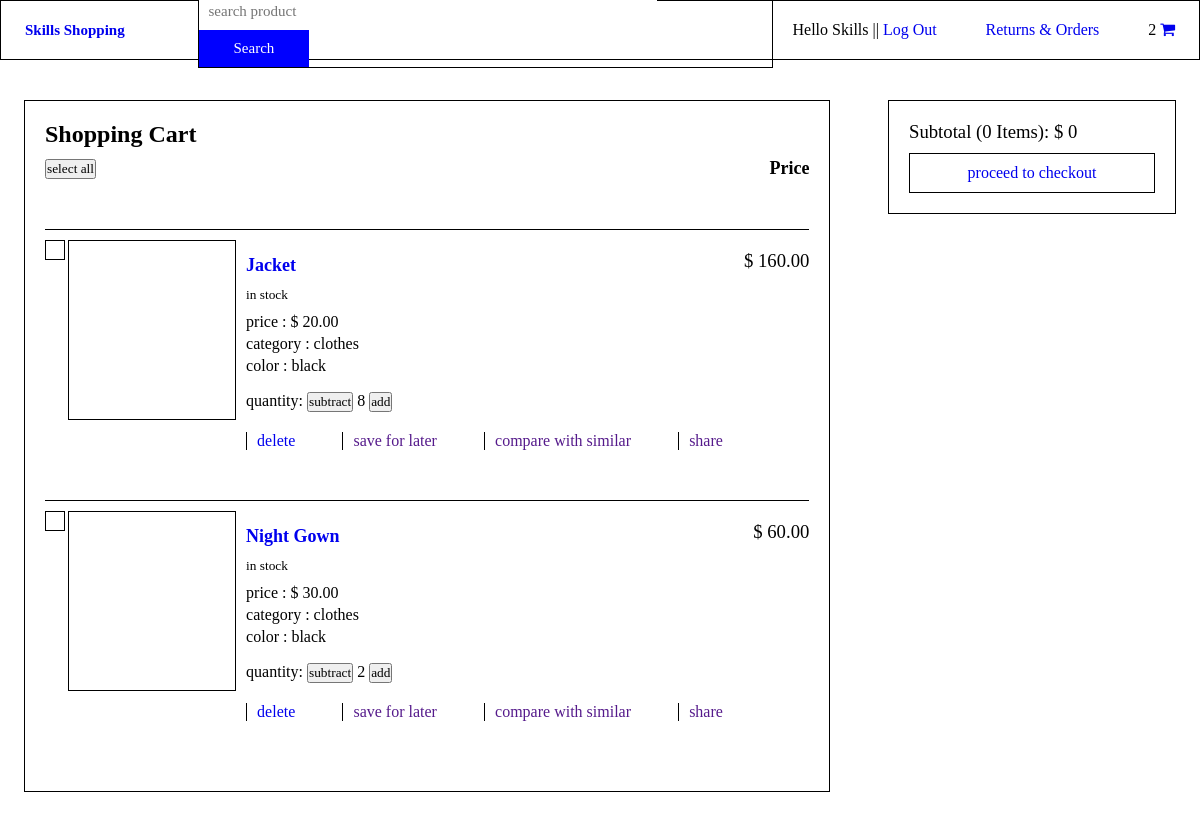
Page /cart/ (signed in) on the committed database.
### customer/models.py (models this page shows, shortened)
class Order(models.Model):
    customer = models.ForeignKey(Customer_profile,on_delete=models.CASCADE)
    date_ordered = models.DateTimeField(auto_now_add=True)
    order_id = models.CharField(max_length=11, unique=True, editable=False)
    @property
    def get_total_price(self):
        order_items = self.order_item.filter(selected = True )
        price = sum([item.get_total for item in order_items])
        return price
    @property
    def get_cart_items(self):
        order_items = self.order_item.all()
        total = len(order_items)
        return total
    @property
    def get_cart_items_selected(self):
        order_items = self.order_item.filter(selected = True)
        total = len(order_items)
        return total
    class Meta:
        verbose_name_plural ='Order'
        ordering=('-date_ordered',)

class Order_items(models.Model):
    products = models.ForeignKey(Products, on_delete=models.SET_NULL, null=True,related_name='products')
    order = models.ForeignKey(Order, on_delete=models.SET_NULL, null=True, blank=True, related_name='order_item')
    quantity = models.IntegerField(default=1)
    date_added = models.DateTimeField(auto_now_add=True)
    selected = models.BooleanField(default=False)
    @property
    def get_total(self):
        price = self.quantity * self.products.price
        return price
    class Meta:
        verbose_name_plural = 'Order_items'
        ordering=('-date_added',)

class Products(models.Model):
    name = models.CharField(max_length=200)
    category = models.ForeignKey(Product_category, on_delete=models.CASCADE, related_name='categories')
    description = models.TextField()
    price = models.FloatField()
    image = models.ImageField(upload_to='images', null=True, blank=True)
    class Meta:
        verbose_name_plural = 'Products'

class Product_category(models.Model):
    category = models.CharField(max_length=200)
    class Meta:
        verbose_name_plural ='Product_category'
    def __str__(self) -> str:
        return f"{self.category}"

### customer/views.py (the view)
# urls.py: path('cart/', views.Customer_cart, name='customer_cart'),
def Customer_cart(request):
    if request.user.is_authenticated:
        order_tuple = Order.objects.get_or_create(customer=request.user.customer_profile)
        order = order_tuple[0]
        order_items = order.order_item.all()
        context = {
            'order_items': order_items,
            'order':order
        }
        return render(request, 'cart.html', context)
    else:
        return redirect('home')

### templates/cart.html (shortened to what this page needs)
{% extends 'base.html' %}
{% load static %}
{% block content %}
    <section class="cart">
        <div>
            <h1>shopping cart</h1>
            <span class="header">
                <form action="{% url 'select_all' order.id %}" method="POST">
                    {% if order.order_item.all %}
                        {% for order_item in order_items|slice:"1" %}
                            {% if order_item.selected == True %}
                            <button name="select_all" value="unselect" id="select" >unselect all</button>
                            {% else %}
                            <button name="select_all" value="select" id="select" >select all</button>
                            {% endif %}
                        {% endfor %}
                    {% endif %}
                </form>
                <h2>price</h2>
            </span>
            {% if order_items %}
            {% for order_item in order_items %}
                <div>
                    <div>
                        <form action="{% url 'edit_order_items' order_item.id %}" method="post">
                            {% if order_item.selected %}
                                <button id="select">. .</button>
                            {% else %}
                                <button id="unselect">. .</button>
                            {% endif %}
                        </form>
                        {% if order_item.products.image %}
                            <div class="img">
                                <img src="{{order_item.products.image.url}}" alt="">
                            </div>
                            {% else %}
                            <div class="img">
                            </div>
                        {% endif %}
                        <div class="text">
                            <h1>
                                <a href="{% url 'product_view' order_item.products.id order_item.products.category order_item.products.name %}">
                                    {{order_item.products.name}}
                                </a>
                            </h1>
                            <small>
                                in stock
                            </small>
                            <ul>
                                <li>price : $ {{order_item.products.price|floatformat:2}}</li>
                                <li>category : {{order_item.products.category}}</li>
                                <li>color : black</li>
                            </ul>
                            <div>
                                <form id="form" action="{% url 'edit_order_items' order_item.id %}" method="POST">
                                    quantity:
                                    <button id="remove_cart" name="change_quantity" value="remove_cart" >subtract</button>
                                    {{ order_item.quantity }}
                                    <button id="add_cart" name="change_quantity" value="add_cart" >add</button>
                                </form>
                                <a href="{% url 'order_item_delete' order_item.id %}">delete</a>
                                <a href="">save for later</a>
                                <a href="">compare with similar</a>
                                <a href="">share</a>
                            </div>
                        </div>
                        <div class="price">
                            <h3>$ {{order_item.get_total|floatformat:2}}</h3>
                        </div>
                    </div>
                </div>
            {% endfor %}
        </div>
        <div>
            <h3>subtotal ({{order.get_cart_items_selected}} items): $ {{order.get_total_price}}</h3></h3>
            <a href="{% url 'order_checkout' %}">proceed to checkout</a>
        </div>
        {% endif %}
    </section>
{% endblock %}

### templates/base.html (shortened to what this page needs)
{% load static %}
<!DOCTYPE html>
<html lang="en">
<head>
    <link rel="stylesheet" href="{% static 'css/style.css' %}">
    <link rel="stylesheet" href="https://cdnjs.cloudflare.com/ajax/libs/font-awesome/4.7.0/css/font-awesome.min.css">
</head>
<body>
    <header>
        <h1>
            <a href="{% url 'home' %}">
                skills shopping
            </a>
        </h1>
        <form action="{% url 'search_products' %}" method="POST">
            <input type="search" name="search_product" id="" placeholder="search product">
            <button type="submit">search</button>
        </form>
        <ul>
            <li>
                <p>
                    {% if request.user.is_authenticated %}
                        hello {{ request.user.first_name }} ||
                        <a href="{% url 'logout' %}">log out</a>
                    {% else %}
                        hello guest ||
                        <a href="{% url 'login' %}">login</a>
                    {% endif %}
                </p>
            </li>
            <li>
                <a href="{% url 'order_history' %}">returns & orders</a>
            </li>
            <li>
                {{order.get_cart_items}} <a href="{% url 'customer_cart' %}"> <i class="fa fa-shopping-cart" aria-hidden="true"></i></a>
            </li>
        </ul>
    </header>
    {% block content %}
    {% endblock %}
</body>
</html>

### static/css/style.css (style rules this page uses)
* { margin: 0; padding: 0; box-sizing: border-box; font-family: Georgia, 'Times New Roman', Times, serif; }
body { position: relative; }
header { width: 100%; height: 60px; display: flex; align-items: center; justify-content: space-between; padding: 0px 2%; border: 1px solid black; }
header h1 { display: block; width: 15%; font-size: 15px; text-transform: capitalize; }
header h1 a { text-decoration: none; }
header form { width: 50%; height: fit-content; border: 1px solid black; }
header form input { border: none; outline: none; width: 80%; padding: 10px; font-size: 15px; }
header form button { border: none; width: 19.35%; height: 100%; font-size: 15px; text-transform: capitalize; padding: 10px; background-color: blue; color: white; }
header ul { width: 35%; display: flex; padding-left: 20px; justify-content: space-between; }
header ul li { text-transform: capitalize; list-style-type: none; }
header ul li a { text-decoration: none; }
.cart { display: flex; justify-content: space-between; padding: 40px 2%; }
.cart>div:nth-child(1) { width: 70%; border: 1px solid black; padding: 20px; }
.cart>div:nth-child(1) span { width: 100%; display: flex; align-items: center; justify-content: space-between; padding: 10px 0px; }
.cart>div:nth-child(1) h1 { text-transform: capitalize; }
.cart>div:nth-child(1) span h2 { font-size: 18px; text-transform: capitalize; }
.cart>div:nth-child(1)>div>div { display: flex; justify-content: space-between; margin: 40px 0px; padding-top: 10px; border-top: 1px solid black; }
.cart>div:nth-child(1)>div>div form:nth-of-type(1) { width: 3%; }
.cart>div:nth-child(1)>div>div form:nth-of-type(1) #unselect { width: 20px; height: 20px; background-color: white; border: 1px solid black; border-radius: none; color: transparent; }
.cart>div:nth-child(1)>div>div .img { width: 22%; height: 180px; border: 1px solid black; }
.cart>div:nth-child(1)>div>div .text { padding: 10px; width: 65%; }
.cart>div:nth-child(1)>div>div .text h1 a { font-size: 18px; text-decoration: none; }
.cart>div:nth-child(1)>div>div .text small { display: block; margin: 10px 0px 8px; }
.cart>div:nth-child(1)>div>div .text ul { padding: none; }
.cart>div:nth-child(1)>div>div .text ul li { list-style-type: none; padding: 2px 0px; }
.cart>div:nth-child(1)>div>div .text div { display: flex; justify-content: space-between; flex-wrap: wrap; width: 100%; padding-top: 15px; }
.cart>div:nth-child(1)>div>div .text div form { width: 100%; margin-bottom: 20px; }
.cart>div:nth-child(1)>div>div .text div a { display: block; text-decoration: none; border-left: 1px solid black; padding-left: 10px; }
.cart>div:nth-child(1)>div>div .price { display: flex; justify-content: flex-end; padding: 10px 0px; width: 10%; }
.cart>div:nth-child(1)>div>div .price h3 { font-weight: 400; }
.cart>div:nth-child(2) { border: 1px solid black; width: 25%; height: fit-content; padding: 20px; }
.cart>div:nth-child(2) h3 { text-transform: capitalize; font-weight: 400; }
.cart>div:nth-child(2) a { display: block; text-decoration: none; text-align: center; border: 1px solid black; margin-top: 10px; padding: 10px; width: 100%; }

### rows in the picture
Order: get_cart_items "2", get_cart_items_selected "0", get_total_price "0"
Order_items: selected "select all", products.name "Jacket", products.price "20.00", products.category "clothes", quantity "8", get_total "160.00"
Order_items: products.name "Night Gown", products.price "30.00", products.category "clothes", quantity "2", get_total "60.00"

### other values in the picture
{{ request.user.first_name }} "Skills"
